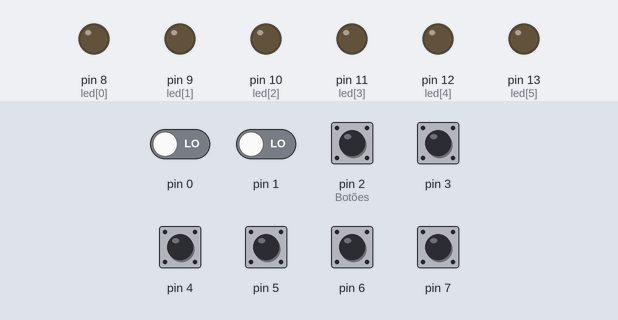
A sketch run on a simulated Arduino Uno, built with avr-gcc and run on an emulated ATmega328P. On the bench: output pins drawn as LEDs (lit = HIGH). Inputs (shaded band) come from the test bench; at power-on: pin 2 (Botões), pin 3–7 HIGH, pin 0, pin 1 LOW.

Above: at 1.2 s.
1.3 s: pin 2 (Botões) pulled LOW for 0.15 s
At 2.6 s:
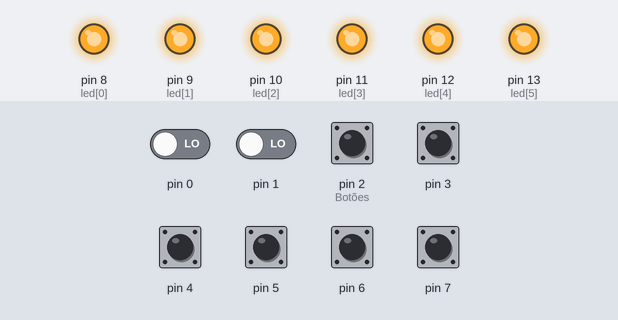
2.9 s: pin 3 pulled LOW for 0.15 s
At 3.9 s:
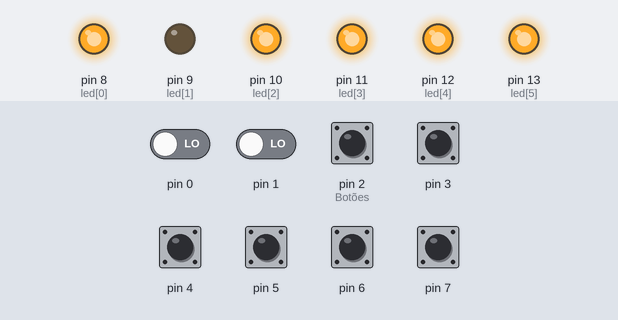
4.5 s: pin 4 pulled LOW for 0.15 s
At 5.1 s:
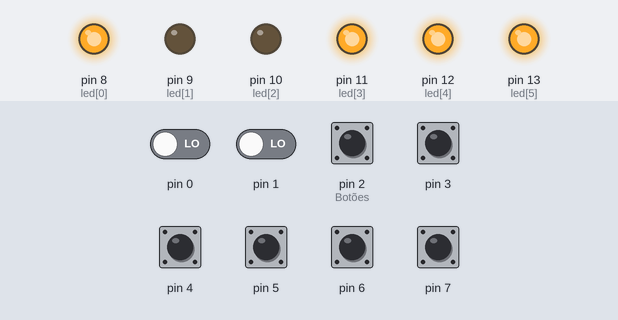
6.1 s: pin 5 pulled LOW for 0.15 s
At 7.4 s:
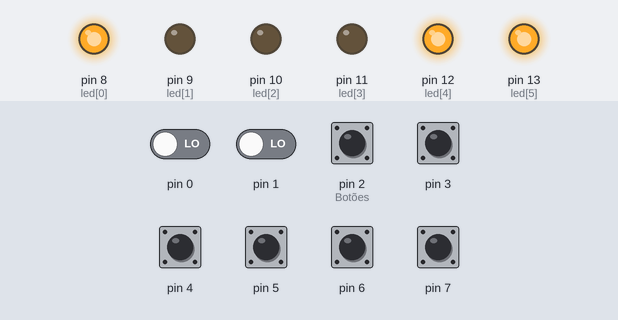
7.7 s: pin 6 pulled LOW for 0.15 s
At 8.8 s:
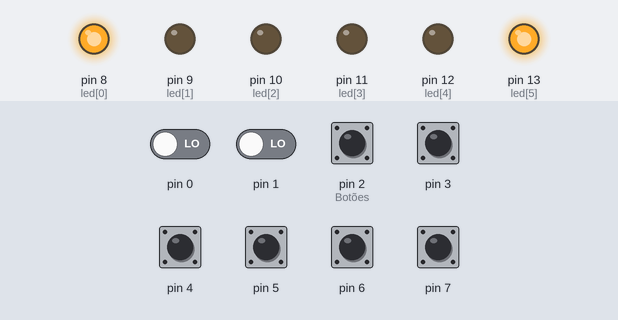
9.3 s: pin 7 pulled LOW for 0.15 s
At 10.0 s:
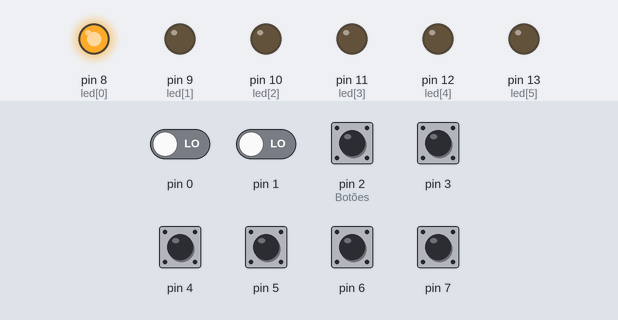
Timing chart, 0 to 11.9 s (numbered marks = the images above; inputs shaded):
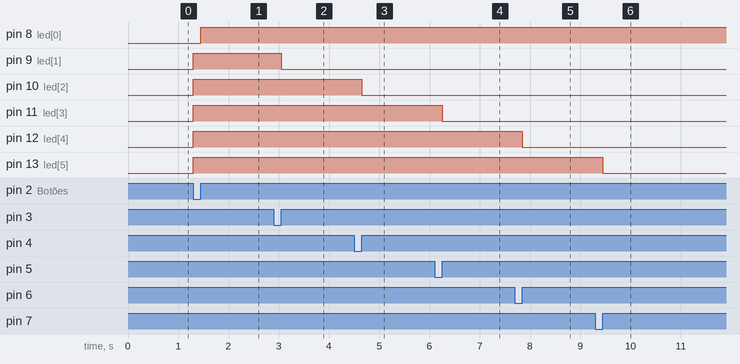

Measured:
- after the input at 1.3 s, pin 8 (led[0]): LOW → HIGH after 0.15 s; pin 9 (led[1]), pin 10 (led[2]), pin 11 (led[3]), pin 12 (led[4]), pin 13 (led[5]): LOW → HIGH at once
- after the input at 2.9 s, pin 9 (led[1]): HIGH → LOW after 0.15 s
- after the input at 4.5 s, pin 10 (led[2]): HIGH → LOW after 0.15 s
- after the input at 6.1 s, pin 11 (led[3]): HIGH → LOW after 0.15 s
- after the input at 7.7 s, pin 12 (led[4]): HIGH → LOW after 0.15 s
- after the input at 9.3 s, pin 13 (led[5]): HIGH → LOW after 0.15 s

The sketch:

Q1LedsInterrupcao.ino
```cpp
#define nBotao 6

const byte led[nBotao] = {8, 9, 10, 11, 12, 13};
volatile byte state[nBotao] {LOW, LOW, LOW, LOW, LOW, LOW};
int cont = 0;

void setup()
{
  pinMode(2, INPUT_PULLUP);//Botões
  pinMode(3, INPUT_PULLUP);
  pinMode(4, INPUT_PULLUP);
  pinMode(5, INPUT_PULLUP);
  pinMode(6, INPUT_PULLUP);
  pinMode(7, INPUT_PULLUP);

  for(cont = 0; cont <nBotao; cont++)
    pinMode(led[cont], OUTPUT);

  PCICR = B00000100;//Habilitar grupo de interrupção PCIE2
  PCMSK2 = B11111100; //Botões do D2 ao 7, PCINT18 a PCINT23 habilitados
  PCIFR = B00000000;//limpa os flags
}

void loop()
{

 for(cont = 0; cont < nBotao; cont++)
    digitalWrite(led[cont], state[cont]);


}

volatile uint8_t last_PIND = PIND;

ISR(PCINT2_vect){
  uint8_t changed_bits;
  changed_bits = PIND ^ last_PIND;
    last_PIND = PIND;

    if (changed_bits & (1 << PIND2)) //Porta D2 Arduino, Verificar pinagem controlador pra ver a letra, vai de A a D
    {
      if (PIND & (1 << PIND2)) { //Mudança de LOW pra HIGH
        state[0] = !state[0];
    }
    else {
    // D2 mudou de HIGH para LOW;
        }
    }
    if (changed_bits & (1 << PIND3)) //Porta D3 Arduino
      if (PIND & (1 << PIND3))  //Mudança de LOW pra HIGH
        state[1] = !state[1];
    if (changed_bits & (1 << PIND4)) //Porta D4 Arduino
      if (PIND & (1 << PIND4))  //Mudança de LOW pra HIGH
        state[2] = !state[2];
    if (changed_bits & (1 << PIND5)) //Porta D4 Arduino
      if (PIND & (1 << PIND5))  //Mudança de LOW pra HIGH
        state[3] = !state[3];
    if (changed_bits & (1 << PIND6)) //Porta D4 Arduino
      if (PIND & (1 << PIND6))  //Mudança de LOW pra HIGH
        state[4] = !state[4];
    if (changed_bits & (1 << PIND7)) //Porta D4 Arduino
      if (PIND & (1 << PIND7))  //Mudança de LOW pra HIGH
        state[5] = !state[5];


}
```
